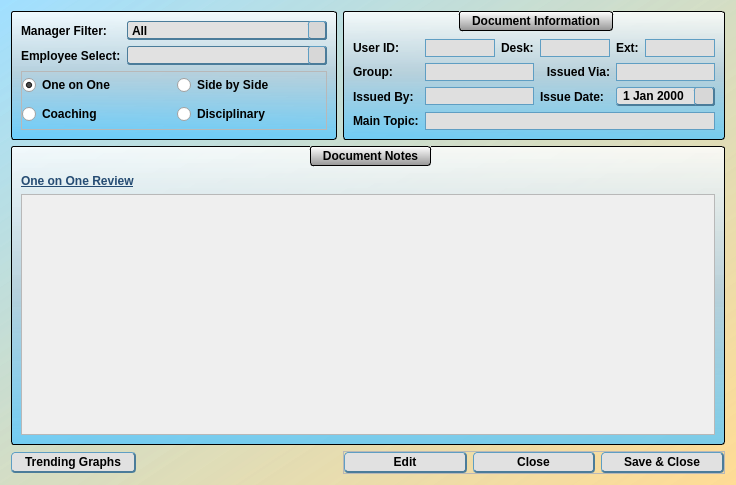
<?xml version="1.0" encoding="UTF-8"?>
<ui version="4.0">
 <class>managerForm</class>
 <widget class="QDialog" name="managerForm">
  <property name="geometry">
   <rect>
    <x>0</x>
    <y>0</y>
    <width>736</width>
    <height>485</height>
   </rect>
  </property>
  <property name="windowTitle">
   <string>Manager Review Template</string>
  </property>
  <property name="windowIcon">
   <iconset>
    <normaloff>J:/COLLECTOR RESOURCES/KPI Tracker/cmredb/Meduit_logo.ico</normaloff>J:/COLLECTOR RESOURCES/KPI Tracker/cmredb/Meduit_logo.ico</iconset>
  </property>
  <property name="styleSheet">
   <string notr="true">QDialog{
	background-color: qlineargradient(spread:pad, x1:1, y1:1, x2:0, y2:0.011, stop:0 rgba(255, 218, 144, 200), stop:1 rgba(129, 213, 255, 126));
}
QWidget{
	font: 11pt &quot;Corbel&quot;;
	font-weight: bold;
}
QDateEdit{
	background-color: rgb(223, 223, 223);
	border: 1px solid rgb(95, 158, 195);
	font: 10pt &quot;MS Shell Dlg 2&quot;;
	border-bottom: 2px solid rgb(75, 124, 154);
	border-top: 1px solid rgb(95, 158, 195);
	border-right: 2px solid rgb(75, 124, 154);
	border-left: 1px solid rgb(95, 158, 195);
	border-radius: 3px;
	padding-left: 3px;
	padding-right: 3px;
	background-color: rgb(225, 225, 225);
}
QDateEdit::drop-down{
	background-color: rgb(215, 215, 215);
	border-bottom: 2px solid rgb(75, 124, 154);
	border-top: 1px solid rgb(95, 158, 195);
	border-right: 2px solid rgb(75, 124, 154);
	border-left: 1px solid rgb(95, 158, 195);
	border-radius: 3px;
	subcontrol-origin: margin;
	width: 18px;
}
QDateEdit::down-arrow{
	image: url(:/meduit/arrow-dwn.png);
	width: 14 px;
	height:14 px;
}
QGroupBox{
	background-color: qlineargradient(spread:pad, x1:0.5, y1:0, x2:0.5, y2:1, stop:0 rgba(255, 255, 255, 209), stop:0.485876 rgba(181, 207, 220, 239), stop:1 rgba(85, 199, 255, 196));
	border: 1px solid black;
	border-radius: 3px;
	margin-top: 1ex;
	padding-top: 18;
	font: 11pt &quot;Corbel&quot;;
	font-weight: bold;
}
QGroupBox::title{
	background-color: qlineargradient(spread:pad, x1:0.50035, y1:1, x2:0.5, y2:0, stop:0 rgba(151, 151, 151, 255), stop:1 rgba(255, 255, 255, 255));
	border: 1px solid black;
	border-radius: 3px;
	padding: 2 10px;
	subcontrol-origin: margin;
	subcontrol-position: top;
	font: 11pt &quot;Corbel&quot;;
	font-weight: bold;
}
QLineEdit{
	background-color: rgb(223, 223, 223);
	border: 1px solid rgb(95, 158, 195);
	font: 10pt &quot;MS Shell Dlg 2&quot;;
}
QTextEdit{
	font: 12pt &quot;Corbel&quot;;
}
QStatusBar{
	font: 10pt &quot;MS Shell Dlg 2&quot;;
}
QPushButton{
	border-bottom: 2px solid rgb(75, 124, 154);
	border-top: 1px solid rgb(95, 158, 195);
	border-right: 2px solid rgb(75, 124, 154);
	border-left: 1px solid rgb(95, 158, 195);
	border-radius: 4px;
	padding: 2px;
	padding-left: 13px;
	padding-right: 13px;
	background-color: rgb(225, 225, 225);
	font: 11pt &quot;Corbel&quot;;
	font-weight: bold;
}
QPushButton::hover{
	border-bottom: 2px solid rgb(75, 124, 154);
	border-top: 1px solid rgb(95, 158, 195);
	border-right: 2px solid rgb(75, 124, 154);
	border-left: 1px solid rgb(95, 158, 195);
	border-radius: 4px;
	padding: 2px;
	padding-left: 13px;
	padding-right: 13px;
	background-color: rgb(215, 215, 215);
	font: 11pt &quot;Corbel&quot;;
	font-weight: bold;
}
QPushButton::pressed{
	border-bottom: 1px solid rgb(75, 124, 154);
	border-top: 2px solid rgb(95, 158, 195);
	border-right: 1px solid rgb(75, 124, 154);
	border-left: 2px solid rgb(95, 158, 195);
	border-radius: 4px;
	padding: 2px;
	padding-left: 10px;
	padding-right: 10px;
	width: 80px;
	background-color: rgb(225, 225, 225);
	font: 11pt &quot;Corbel&quot;;
	font-weight: bold;
}
QComboBox{
	border-bottom: 2px solid rgb(75, 124, 154);
	border-top: 1px solid rgb(75, 124, 154);
	border-right: 1px solid rgb(75, 124, 154);
	border-left: 1px solid rgb(75, 124, 154);
	border-radius: 3px;
	background-color: rgb(225, 225, 225);
}
QComboBox::drop-down{
	background-color: rgb(215, 215, 215);
	border-bottom: 2px solid rgb(75, 124, 154);
	border-top: 1px solid rgb(95, 158, 195);
	border-right: 2px solid rgb(75, 124, 154);
	border-left: 1px solid rgb(95, 158, 195);
	border-radius: 3px;
	subcontrol-origin: margin;
	width: 16px;
}
QComboBox::drop-down::hover{
	background-color: rgb(205, 205, 205);
	border-bottom: 2px solid rgb(75, 124, 154);
	border-top: 1px solid rgb(95, 158, 195);
	border-right: 2px solid rgb(75, 124, 154);
	border-left: 1px solid rgb(95, 158, 195);
	border-radius: 3px;
	subcontrol-origin: margin;
	width: 16px;
}
QComboBox::drop-down::pressed{
	background-color: rgb(215, 215, 215);
	border-bottom: 1px solid rgb(75, 124, 154);
	border-top: 2px solid rgb(95, 158, 195);
	border-right: 1px solid rgb(75, 124, 154);
	border-left: 2px solid rgb(95, 158, 195);
	border-radius: 3px;
	subcontrol-origin: margin;
	width: 16px;
}
QComboBox::down-arrow{
	image: url(:/meduit/arrow-dwn.png);
	width: 14 px;
	height:14 px;
}
QCalendarWidget QWidget#qt_calendar_navigationbar{
	background-color: qlineargradient(spread:pad, x1:0.50035, y1:1, x2:0.5, y2:0, stop:0 rgba(151, 151, 151, 255), stop:1 rgba(255, 255, 255, 255));
	border-top: 1px solid black;
	border-left: 1px solid black;
	border-right: 1px solid black;
	border-top-left-radius: 3px;
	border-top-right-radius: 3px;
	font: 11pt &quot;Corbel&quot;;
	font-weight: bold;
}
QCalendarWidget QToolButton{
	color: rgb(0, 0, 0);
  	icon-size: 20px, 20px;
}
QCalendarWidget QWidget#qt_calendar_prevmonth{
	qproperty-icon: url(:/meduit/arrow-left.png);
}

QCalendarWidget QWidget#qt_calendar_nextmonth{
	qproperty-icon: url(:/meduit/arrow-right.png);
}
QCalendarWidget QSpinBox{ 
	font: 11pt &quot;Corbel&quot;;
	font-weight: bold;
}
QCalendarWidget QMenu{
	font: 11pt &quot;Corbel&quot;;
	font-weight: bold;
}
QCalendarWidget QWidget{
	alternate-background-color: rgb(234, 234, 234);
}
QCalendarWidget QAbstractItemView:enabled{
	font: 12pt &quot;Corbel&quot;;
	font-weight: bold;
	background-color: rgb(214, 214, 214);
  	selection-background-color: rgb(64, 64, 64);
	selection-color: rgb(255, 255, 255);
	border: 1px solid black;
	border-bottom-left-radius: 3px;
	border-bottom-right-radius: 3px;
}
QCalendarWidget QAbstractItemView:disabled{
	color: rgb(64, 64, 64); 
}</string>
  </property>
  <layout class="QGridLayout" name="gridLayout_2">
   <item row="0" column="1">
    <widget class="QGroupBox" name="groupBox_2">
     <property name="styleSheet">
      <string notr="true">QGroupBox{
	background-color: qlineargradient(spread:pad, x1:0.5, y1:0, x2:0.5, y2:1, stop:0 rgba(255, 255, 255, 209), stop:0.485876 rgba(181, 207, 220, 239), stop:1 rgba(85, 199, 255, 196));
	border: 1px solid black;
	border-radius: 3px;
	margin-top: 1ex;
	padding-top: 0;
	font: 11pt &quot;Corbel&quot;;
	font-weight: bold;
}
QGroupBox::title{
	background-color: rgb(195, 195, 195);
	border: 1px solid black;
	border-radius: 3px;
	padding: 2 10px;
	subcontrol-origin: margin;
	subcontrol-position: top;
	font: 11pt &quot;Corbel&quot;;
	font-weight: bold;
}</string>
     </property>
     <property name="title">
      <string/>
     </property>
     <layout class="QGridLayout" name="gridLayout_4">
      <item row="0" column="2">
       <widget class="QComboBox" name="managerCombo">
        <property name="minimumSize">
         <size>
          <width>200</width>
          <height>0</height>
         </size>
        </property>
        <property name="styleSheet">
         <string notr="true">QFrame{
	background-color: qlineargradient(spread:pad, x1:0.5, y1:0, x2:0.5, y2:1, stop:0 rgba(255, 255, 255, 209), stop:0.485876 rgba(181, 207, 220, 239), stop:1 rgba(85, 199, 255, 196));
}</string>
        </property>
        <item>
         <property name="text">
          <string>All</string>
         </property>
        </item>
       </widget>
      </item>
      <item row="2" column="1" colspan="2">
       <widget class="QFrame" name="frame_2">
        <property name="frameShape">
         <enum>QFrame::StyledPanel</enum>
        </property>
        <property name="frameShadow">
         <enum>QFrame::Raised</enum>
        </property>
        <layout class="QGridLayout" name="gridLayout_5">
         <property name="leftMargin">
          <number>0</number>
         </property>
         <property name="topMargin">
          <number>0</number>
         </property>
         <property name="rightMargin">
          <number>0</number>
         </property>
         <property name="bottomMargin">
          <number>0</number>
         </property>
         <item row="1" column="1">
          <widget class="QRadioButton" name="radioButton_4">
           <property name="text">
            <string>Disciplinary</string>
           </property>
          </widget>
         </item>
         <item row="0" column="0">
          <widget class="QRadioButton" name="radioButton">
           <property name="text">
            <string>One on One</string>
           </property>
           <property name="checked">
            <bool>true</bool>
           </property>
          </widget>
         </item>
         <item row="1" column="0">
          <widget class="QRadioButton" name="radioButton_3">
           <property name="text">
            <string>Coaching</string>
           </property>
          </widget>
         </item>
         <item row="0" column="1">
          <widget class="QRadioButton" name="radioButton_2">
           <property name="text">
            <string>Side by Side</string>
           </property>
          </widget>
         </item>
        </layout>
       </widget>
      </item>
      <item row="1" column="2">
       <widget class="QComboBox" name="employeeSelect">
        <property name="minimumSize">
         <size>
          <width>200</width>
          <height>0</height>
         </size>
        </property>
        <property name="styleSheet">
         <string notr="true">QFrame{
	background-color: qlineargradient(spread:pad, x1:0.5, y1:0, x2:0.5, y2:1, stop:0 rgba(255, 255, 255, 209), stop:0.485876 rgba(181, 207, 220, 239), stop:1 rgba(85, 199, 255, 196));
}</string>
        </property>
       </widget>
      </item>
      <item row="1" column="1">
       <widget class="QLabel" name="label_20">
        <property name="sizePolicy">
         <sizepolicy hsizetype="Maximum" vsizetype="Preferred">
          <horstretch>0</horstretch>
          <verstretch>0</verstretch>
         </sizepolicy>
        </property>
        <property name="text">
         <string>Employee Select:</string>
        </property>
       </widget>
      </item>
      <item row="0" column="1">
       <widget class="QLabel" name="label_21">
        <property name="text">
         <string>Manager Filter:</string>
        </property>
       </widget>
      </item>
     </layout>
    </widget>
   </item>
   <item row="3" column="2">
    <widget class="QFrame" name="frame">
     <property name="sizePolicy">
      <sizepolicy hsizetype="Preferred" vsizetype="Maximum">
       <horstretch>0</horstretch>
       <verstretch>0</verstretch>
      </sizepolicy>
     </property>
     <property name="frameShape">
      <enum>QFrame::StyledPanel</enum>
     </property>
     <property name="frameShadow">
      <enum>QFrame::Raised</enum>
     </property>
     <layout class="QHBoxLayout" name="horizontalLayout">
      <property name="leftMargin">
       <number>0</number>
      </property>
      <property name="topMargin">
       <number>0</number>
      </property>
      <property name="rightMargin">
       <number>0</number>
      </property>
      <property name="bottomMargin">
       <number>0</number>
      </property>
      <item>
       <widget class="QPushButton" name="editButton">
        <property name="text">
         <string>Edit</string>
        </property>
       </widget>
      </item>
      <item>
       <widget class="QPushButton" name="closeButton">
        <property name="text">
         <string>Close</string>
        </property>
       </widget>
      </item>
      <item>
       <widget class="QPushButton" name="saveClose">
        <property name="text">
         <string>Save &amp;&amp; Close</string>
        </property>
       </widget>
      </item>
     </layout>
    </widget>
   </item>
   <item row="3" column="1">
    <widget class="QPushButton" name="employeeGraphs">
     <property name="sizePolicy">
      <sizepolicy hsizetype="Maximum" vsizetype="Fixed">
       <horstretch>0</horstretch>
       <verstretch>0</verstretch>
      </sizepolicy>
     </property>
     <property name="text">
      <string>Trending Graphs</string>
     </property>
    </widget>
   </item>
   <item row="0" column="2">
    <widget class="QGroupBox" name="agentDetails">
     <property name="sizePolicy">
      <sizepolicy hsizetype="Preferred" vsizetype="Maximum">
       <horstretch>0</horstretch>
       <verstretch>0</verstretch>
      </sizepolicy>
     </property>
     <property name="title">
      <string>Document Information</string>
     </property>
     <layout class="QGridLayout" name="gridLayout">
      <item row="1" column="3">
       <widget class="QLabel" name="label_4">
        <property name="text">
         <string>Issued Via:</string>
        </property>
        <property name="alignment">
         <set>Qt::AlignRight|Qt::AlignTrailing|Qt::AlignVCenter</set>
        </property>
       </widget>
      </item>
      <item row="0" column="2">
       <widget class="QLabel" name="label_2">
        <property name="text">
         <string>Desk:</string>
        </property>
       </widget>
      </item>
      <item row="0" column="0">
       <widget class="QLabel" name="label">
        <property name="sizePolicy">
         <sizepolicy hsizetype="Maximum" vsizetype="Preferred">
          <horstretch>0</horstretch>
          <verstretch>0</verstretch>
         </sizepolicy>
        </property>
        <property name="text">
         <string>User ID:</string>
        </property>
        <property name="alignment">
         <set>Qt::AlignRight|Qt::AlignTrailing|Qt::AlignVCenter</set>
        </property>
       </widget>
      </item>
      <item row="0" column="1">
       <widget class="QLineEdit" name="agentName">
        <property name="minimumSize">
         <size>
          <width>50</width>
          <height>0</height>
         </size>
        </property>
        <property name="readOnly">
         <bool>true</bool>
        </property>
       </widget>
      </item>
      <item row="1" column="0">
       <widget class="QLabel" name="label_3">
        <property name="text">
         <string>Group:</string>
        </property>
       </widget>
      </item>
      <item row="0" column="3">
       <widget class="QLineEdit" name="agentDesk">
        <property name="readOnly">
         <bool>true</bool>
        </property>
       </widget>
      </item>
      <item row="0" column="5">
       <widget class="QLineEdit" name="agentExt">
        <property name="readOnly">
         <bool>true</bool>
        </property>
       </widget>
      </item>
      <item row="3" column="1" colspan="2">
       <widget class="QLineEdit" name="lineEdit_2"/>
      </item>
      <item row="1" column="4" colspan="2">
       <widget class="QLineEdit" name="lineEdit"/>
      </item>
      <item row="3" column="4" colspan="2">
       <widget class="QDateEdit" name="dateEdit">
        <property name="alignment">
         <set>Qt::AlignCenter</set>
        </property>
        <property name="calendarPopup">
         <bool>true</bool>
        </property>
       </widget>
      </item>
      <item row="3" column="3">
       <widget class="QLabel" name="label_5">
        <property name="text">
         <string>Issue Date:</string>
        </property>
       </widget>
      </item>
      <item row="3" column="0">
       <widget class="QLabel" name="label_6">
        <property name="text">
         <string>Issued By:</string>
        </property>
       </widget>
      </item>
      <item row="1" column="1" colspan="2">
       <widget class="QLineEdit" name="agentGroup"/>
      </item>
      <item row="0" column="4">
       <widget class="QLabel" name="label_8">
        <property name="text">
         <string>Ext:</string>
        </property>
       </widget>
      </item>
      <item row="5" column="0">
       <widget class="QLabel" name="label_7">
        <property name="text">
         <string>Main Topic:</string>
        </property>
       </widget>
      </item>
      <item row="5" column="1" colspan="5">
       <widget class="QLineEdit" name="lineEdit_3"/>
      </item>
     </layout>
    </widget>
   </item>
   <item row="2" column="1" colspan="2">
    <widget class="QGroupBox" name="groupBox_3">
     <property name="title">
      <string>Document Notes</string>
     </property>
     <layout class="QGridLayout" name="gridLayout_3">
      <item row="0" column="1">
       <widget class="QLabel" name="label_9">
        <property name="styleSheet">
         <string notr="true">QLabel{
	color: rgb(38, 76, 115);
	font: 16pt &quot;Corbel&quot;;
	font-weight: bold;
	text-decoration: underline;
}</string>
        </property>
        <property name="text">
         <string>One on One Review</string>
        </property>
       </widget>
      </item>
      <item row="1" column="1">
       <widget class="QPlainTextEdit" name="plainTextEdit">
        <property name="enabled">
         <bool>false</bool>
        </property>
       </widget>
      </item>
     </layout>
    </widget>
   </item>
  </layout>
 </widget>
 <tabstops>
  <tabstop>managerCombo</tabstop>
  <tabstop>employeeSelect</tabstop>
 </tabstops>
 <resources>
  <include location="main_images.qrc"/>
 </resources>
 <connections>
  <connection>
   <sender>closeButton</sender>
   <signal>clicked()</signal>
   <receiver>managerForm</receiver>
   <slot>close()</slot>
   <hints>
    <hint type="sourcelabel">
     <x>538</x>
     <y>519</y>
    </hint>
    <hint type="destinationlabel">
     <x>367</x>
     <y>270</y>
    </hint>
   </hints>
  </connection>
 </connections>
</ui>
